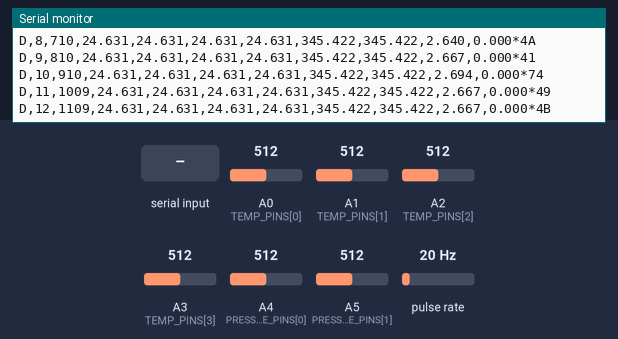
Recording of a sketch running on a simulated Arduino Nano, built for the host (arithmetic inside an expression is 32-bit, double 64-bit). On the bench: the last lines printed to the serial monitor. Wiring (inferred from the names in the program): pulse sensor: data pin 2. Inputs (shaded band) come from the test bench; at power-on: pulse rate 20 Hz, A0 (TEMP_PINS[0]) = 512, A1 (TEMP_PINS[1]) = 512, A2 (TEMP_PINS[2]) = 512, A3 (TEMP_PINS[3]) = 512, A4 (PRESSURE_PINS[0]) = 512, A5 (PRESSURE_PINS[1]) = 512.

Above: at 1.2 s.
1.3 s: pulse rate (sensor on pin 2) set to 4 Hz
At 1.32 s:
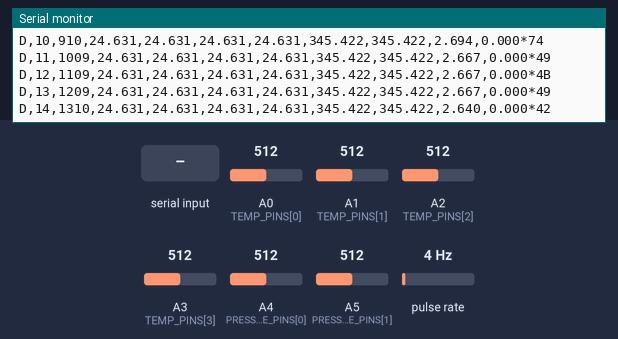
3.5 s: "W,420\n" received over Serial
At 3.72 s:
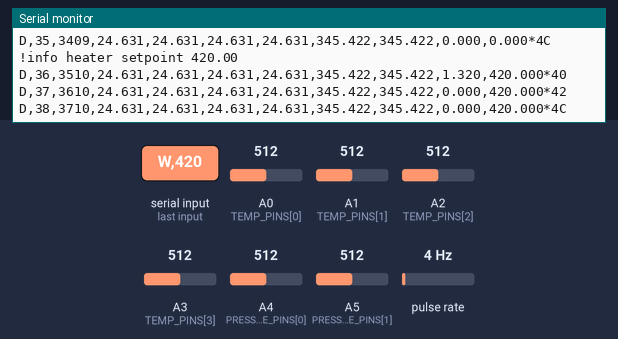
5.0 s: A0 (TEMP_PINS[0]) set to 700
At 5.62 s:
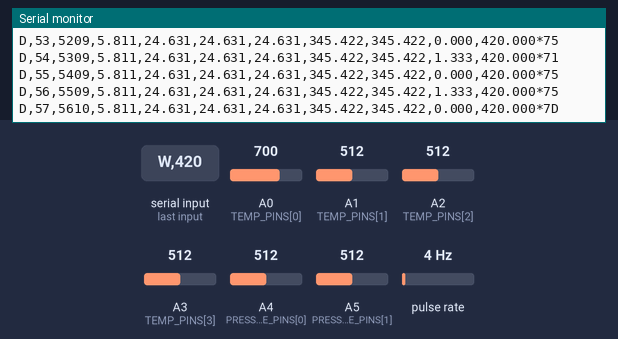
6.5 s: A1 (TEMP_PINS[1]) set to 700
At 6.61 s:
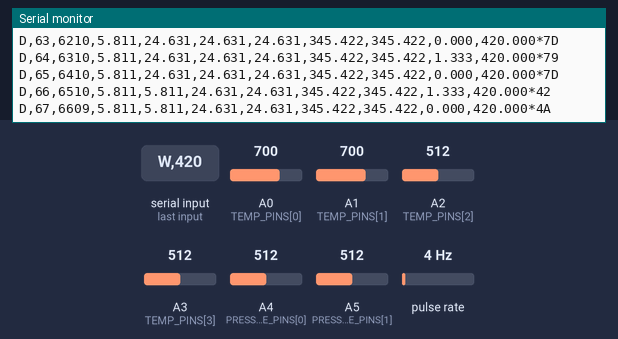
8.0 s: A2 (TEMP_PINS[2]) set to 700
At 8.02 s:
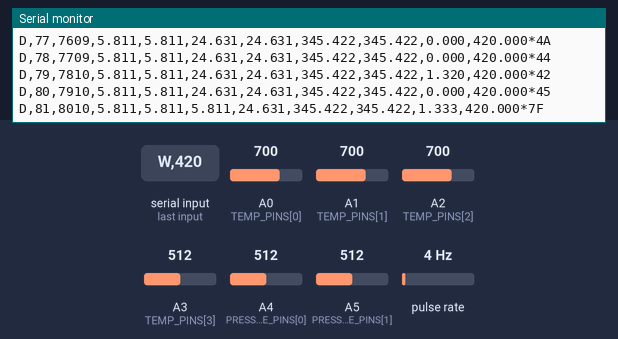
9.5 s: A3 (TEMP_PINS[3]) set to 700
At 10.31 s:
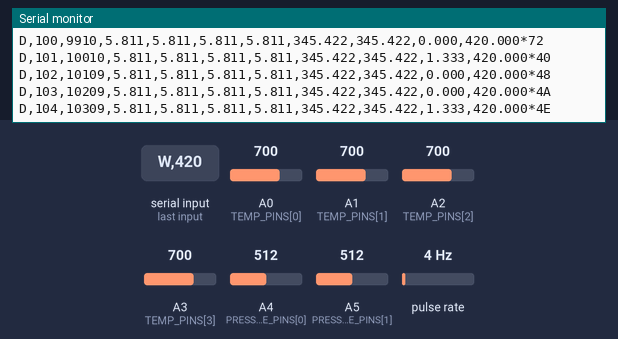

The sketch:

daq_firmware.ino
```cpp
/* ============================================================================
 *  Cold plate loop DAQ firmware
 *
 *  Streams one line per sample over USB serial:
 *
 *      D,<seq>,<millis>,<v1>,<v2>,...,<vN>*<xor>
 *
 *  The values are in the same order as `channels:` in config.yaml. That order
 *  is the contract between this sketch and the PC - if you add, remove or
 *  reorder a channel, change it in BOTH places.
 *
 *  On boot (and whenever the PC sends '?') it also sends a header line:
 *
 *      #DAQ1 {"fw":"1.0.0","rate_hz":10,"channels":[...]}
 *
 *  which the server checks against config.yaml and warns about on mismatch.
 *
 *  ---------------------------------------------------------------------------
 *  BEFORE YOU RUN THIS
 *  ---------------------------------------------------------------------------
 *  Every sensor block below is marked CONFIGURE. Set the pins and constants to
 *  match how you actually wire the rig. Until then the sketch compiles and
 *  streams, but the numbers are only as good as the constants here.
 *
 *  Pin budget note: an Uno has six analog inputs (A0-A5), which this sketch
 *  spends on four temperatures and two pressures. Heater power is therefore a
 *  value you set from the PC (send "W,420" over serial) rather than a measured
 *  channel. On a Mega or an ESP32 there are spare ADC pins - see HEATER below.
 * ========================================================================== */

#include <Arduino.h>
#if defined(ARDUINO_ARCH_SAMD)
#include <avr/dtostrf.h>
#endif

// ---------------------------------------------------------------- transport

static const uint32_t BAUD_RATE = 115200;
static const uint16_t SAMPLE_RATE_HZ = 10;
static const char FIRMWARE_VERSION[] = "1.0.0";

// Channel order. MUST match `channels:` in config.yaml.
static const char CHANNEL_IDS[] =
    "\"T_in\",\"T_out\",\"T_case\",\"T_amb\",\"P_in\",\"P_out\",\"Q_flow\",\"W_heater\"";
static const uint8_t CHANNEL_COUNT = 8;

// --------------------------------------------------------- CONFIGURE: ADC

// Uno/Nano/Mega read 0-1023 against 5 V. An ESP32 reads 0-4095 against 3.3 V.
static const float ADC_MAX = 1023.0f;
static const float ADC_VREF = 5.0f;
// Each reading is the mean of this many samples, to trade rate for noise.
static const uint8_t OVERSAMPLE = 8;

// -------------------------------------------- CONFIGURE: temperature inputs

// Four 10k NTC thermistors, each the LOWER leg of a divider against a 10k
// fixed resistor to VCC. Swap THERMISTOR_ON_GROUND to false if you wired the
// thermistor to VCC instead.
static const uint8_t TEMP_PINS[4] = {A0, A1, A2, A3};
static const float THERM_SERIES_OHMS = 10000.0f;
static const bool THERMISTOR_ON_GROUND = true;

// Steinhart-Hart coefficients. These are for a generic 10k/B3950 NTC; replace
// them with the values from your thermistor's datasheet, or fit your own from
// a three-point ice/room/hot calibration.
static const float SH_A = 1.009249522e-03f;
static const float SH_B = 2.378405444e-04f;
static const float SH_C = 2.019202697e-07f;

// ----------------------------------------------- CONFIGURE: pressure inputs

// Ratiometric 0.5-4.5 V transducers. For a 4-20 mA sensor across a 165 ohm
// sense resistor the input span becomes 0.66-3.30 V - change V_MIN/V_MAX.
static const uint8_t PRESSURE_PINS[2] = {A4, A5};
static const float PRESSURE_V_MIN = 0.5f;
static const float PRESSURE_V_MAX = 4.5f;
static const float PRESSURE_KPA_MIN = 0.0f;
static const float PRESSURE_KPA_MAX = 690.0f;  // 100 psi full scale

// --------------------------------------------------- CONFIGURE: flow meter
//
// Pick ONE flow mode.
//   FLOW_MODE_PULSE   ultrasonic/turbine meter with a frequency output
//   FLOW_MODE_ANALOG  meter with a 0-5 V or 4-20 mA output
//   FLOW_MODE_NONE    no meter yet; reports 0
#define FLOW_MODE_PULSE

// Pulse mode: the pin must support interrupts (D2 or D3 on an Uno).
static const uint8_t FLOW_PULSE_PIN = 2;
// Pulses per litre, from the meter's datasheet. A common inline sensor is 450.
static const float FLOW_K_PULSES_PER_LITRE = 450.0f;

// Analog mode: pin and the flow the endpoints correspond to.
static const uint8_t FLOW_ANALOG_PIN = A6;
static const float FLOW_V_MIN = 0.5f;
static const float FLOW_V_MAX = 4.5f;
static const float FLOW_LPM_MIN = 0.0f;
static const float FLOW_LPM_MAX = 10.0f;

// ------------------------------------------------------- CONFIGURE: heater
//
// Define HEATER_ANALOG_PIN to measure heater power instead of setting it from
// the PC. Leave it undefined on an Uno - there are no analog pins left.
// #define HEATER_ANALOG_PIN A7
static const float HEATER_W_MIN = 0.0f;
static const float HEATER_W_MAX = 1000.0f;

// ============================================================================

static volatile uint32_t flowPulses = 0;
static uint32_t lastFlowSampleMs = 0;
static float heaterWatts = 0.0f;
static uint32_t sequence = 0;
static uint32_t nextSampleMs = 0;

#if defined(FLOW_MODE_PULSE)
static void onFlowPulse() { flowPulses++; }
#endif

static float readVolts(uint8_t pin) {
  uint32_t total = 0;
  for (uint8_t i = 0; i < OVERSAMPLE; i++) {
    total += analogRead(pin);
  }
  return (total / (float)OVERSAMPLE) * ADC_VREF / ADC_MAX;
}

static float rescale(float value, float inMin, float inMax, float outMin, float outMax) {
  if (inMax == inMin) return NAN;
  return outMin + (value - inMin) * (outMax - outMin) / (inMax - inMin);
}

static float readThermistorC(uint8_t pin) {
  float volts = readVolts(pin);
  if (volts <= 0.001f || volts >= ADC_VREF - 0.001f) return NAN;  // open or shorted

  float resistance = THERMISTOR_ON_GROUND
                         ? THERM_SERIES_OHMS * volts / (ADC_VREF - volts)
                         : THERM_SERIES_OHMS * (ADC_VREF - volts) / volts;
  if (resistance <= 0.0f) return NAN;

  float lnR = log(resistance);
  float invT = SH_A + SH_B * lnR + SH_C * lnR * lnR * lnR;
  if (invT == 0.0f) return NAN;
  return 1.0f / invT - 273.15f;
}

static float readPressureKpa(uint8_t pin) {
  return rescale(readVolts(pin), PRESSURE_V_MIN, PRESSURE_V_MAX,
                 PRESSURE_KPA_MIN, PRESSURE_KPA_MAX);
}

static float readFlowLpm() {
#if defined(FLOW_MODE_PULSE)
  uint32_t now = millis();
  uint32_t elapsed = now - lastFlowSampleMs;
  if (elapsed == 0) return NAN;

  noInterrupts();
  uint32_t pulses = flowPulses;
  flowPulses = 0;
  interrupts();

  lastFlowSampleMs = now;
  float hz = pulses * 1000.0f / elapsed;
  return hz * 60.0f / FLOW_K_PULSES_PER_LITRE;

#elif defined(FLOW_MODE_ANALOG)
  return rescale(readVolts(FLOW_ANALOG_PIN), FLOW_V_MIN, FLOW_V_MAX,
                 FLOW_LPM_MIN, FLOW_LPM_MAX);
#else
  return 0.0f;
#endif
}

static float readHeaterWatts() {
#if defined(HEATER_ANALOG_PIN)
  return rescale(readVolts(HEATER_ANALOG_PIN), 0.0f, ADC_VREF, HEATER_W_MIN, HEATER_W_MAX);
#else
  return heaterWatts;  // set from the PC with "W,<watts>"
#endif
}

static char *formatFloat(char *dst, size_t n, float value) {
  if (isnan(value) || isinf(value)) {
    strncpy(dst, "nan", n);
    dst[n - 1] = '\0';
    return dst;
  }
#if defined(__AVR__) || defined(ARDUINO_ARCH_SAMD)
  dtostrf(value, 0, 3, dst);
#else
  snprintf(dst, n, "%.3f", value);
#endif
  return dst;
}

static void sendHeader() {
  Serial.print(F("#DAQ1 {\"fw\":\""));
  Serial.print(FIRMWARE_VERSION);
  Serial.print(F("\",\"rate_hz\":"));
  Serial.print(SAMPLE_RATE_HZ);
  Serial.print(F(",\"channels\":["));
  Serial.print(CHANNEL_IDS);
  Serial.println(F("]}"));
}

static void sendSample(const float *values) {
  char line[192];
  char number[16];

  int written = snprintf(line, sizeof(line), "D,%lu,%lu",
                         (unsigned long)sequence, (unsigned long)millis());

  for (uint8_t i = 0; i < CHANNEL_COUNT && written > 0 && written < (int)sizeof(line); i++) {
    formatFloat(number, sizeof(number), values[i]);
    written += snprintf(line + written, sizeof(line) - written, ",%s", number);
  }

  uint8_t checksum = 0;
  for (int i = 0; line[i] != '\0'; i++) checksum ^= (uint8_t)line[i];

  Serial.print(line);
  Serial.print('*');
  if (checksum < 0x10) Serial.print('0');
  Serial.println(checksum, HEX);
}

// Accepts "?" to resend the header and "W,<watts>" to set the heater setpoint.
static void handleCommands() {
  static char buffer[32];
  static uint8_t length = 0;

  while (Serial.available() > 0) {
    char c = (char)Serial.read();

    if (c == '\n' || c == '\r') {
      buffer[length] = '\0';
      if (length > 0) {
        if (buffer[0] == '?') {
          sendHeader();
        } else if (buffer[0] == 'W' && buffer[1] == ',') {
          heaterWatts = atof(buffer + 2);
          Serial.print(F("!info heater setpoint "));
          Serial.println(heaterWatts);
        }
      }
      length = 0;
    } else if (length < sizeof(buffer) - 1) {
      buffer[length++] = c;
    }
  }
}

void setup() {
  Serial.begin(BAUD_RATE);
  while (!Serial && millis() < 3000) {
    ;  // native-USB boards need a moment; don't hang a board without a host
  }

  for (uint8_t i = 0; i < 4; i++) pinMode(TEMP_PINS[i], INPUT);
  for (uint8_t i = 0; i < 2; i++) pinMode(PRESSURE_PINS[i], INPUT);

#if defined(FLOW_MODE_PULSE)
  pinMode(FLOW_PULSE_PIN, INPUT_PULLUP);
  attachInterrupt(digitalPinToInterrupt(FLOW_PULSE_PIN), onFlowPulse, FALLING);
  lastFlowSampleMs = millis();
#endif

  sendHeader();
  nextSampleMs = millis();
}

void loop() {
  handleCommands();

  uint32_t now = millis();
  if ((int32_t)(now - nextSampleMs) < 0) return;
  nextSampleMs += 1000UL / SAMPLE_RATE_HZ;
  if ((int32_t)(now - nextSampleMs) > 0) nextSampleMs = now;  // fell behind; resync

  float values[CHANNEL_COUNT];
  values[0] = readThermistorC(TEMP_PINS[0]);   // T_in
  values[1] = readThermistorC(TEMP_PINS[1]);   // T_out
  values[2] = readThermistorC(TEMP_PINS[2]);   // T_case
  values[3] = readThermistorC(TEMP_PINS[3]);   // T_amb
  values[4] = readPressureKpa(PRESSURE_PINS[0]);  // P_in
  values[5] = readPressureKpa(PRESSURE_PINS[1]);  // P_out
  values[6] = readFlowLpm();                   // Q_flow
  values[7] = readHeaterWatts();               // W_heater

  sequence++;
  sendSample(values);
}
```

Measured:
- after the input at 3.5 s, the serial monitor: prints a new line at once (image 2)
- after the input at 5.0 s, the serial monitor: prints a new line at once (image 3)
- after the input at 6.5 s, the serial monitor: prints a new line at once (image 4)
- after the input at 8.0 s, the serial monitor: prints a new line at once (image 5)
- after the input at 9.5 s, the serial monitor: prints a new line at once (image 6)
